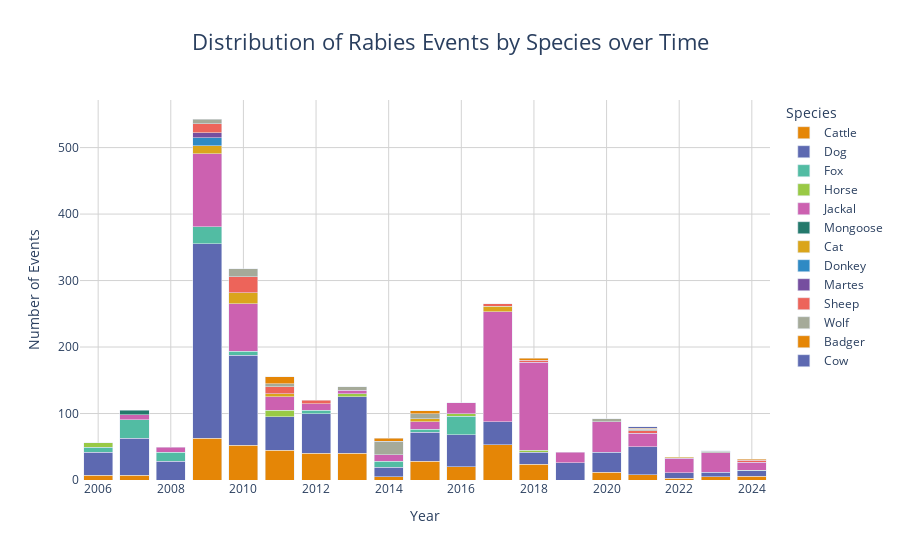

Notebook code for this chart:
### Markdown cell above
### Distribution of Rabies Events by Species over Time

### Code cell
# Count the number of events per year and species
events_per_year_species = df_rabies_raw.groupby(['Year', 'SpeciesNameEng']).size().reset_index(name='Counts')

# Create the stacked bar chart
fig = px.bar(events_per_year_species, 
             x='Year', 
             y='Counts', 
             color='SpeciesNameEng', 
             title='Distribution of Rabies Events by Species over Time',
             labels={'SpeciesNameEng': 'Species', 'Counts': 'Number of Events'},
             color_discrete_sequence=px.colors.qualitative.Vivid)

# Update layout
fig.update_layout(
    barmode='stack',
    xaxis_title='Year',
    yaxis_title='Number of Events',
    title_x=0.5,
    title_font=dict(size=22),
    legend_title_text='Species',
    plot_bgcolor='white',
    xaxis=dict(showgrid=True, gridcolor='lightgrey'),
    yaxis=dict(showgrid=True, gridcolor='lightgrey')
)

# Save the interactive plot to an HTML file
html_content = fig.to_html(include_plotlyjs='cdn', full_html=False)
minified_html = htmlmin.minify(html_content, remove_comments=True, reduce_empty_attributes=True)

with open("../assets/plots/interactive_distribution_rabies_events_by_species_over_time.html", "w") as f:
    f.write(minified_html)

# print("Interactive plot saved as HTML file.")

# Show the interactive plot
fig.show()

### Figure 1 — Plotly figure (JSON) as saved in the notebook; plotly's stock layout.template omitted (floating-point values rounded to 4 significant figures)
{"data": [{"alignmentgroup": "True", "hovertemplate": "Species=Cattle<br>Year=%{x}<br>Number of Events=%{y}<extra></extra>", "legendgroup": "Cattle", "marker": {"color": "rgb(229, 134, 6)", "pattern": {"shape": ""}}, "name": "Cattle", "offsetgroup": "Cattle", "orientation": "v", "showlegend": true, "textposition": "auto", "type": "bar", "x": [2006, 2007, 2009, 2010, 2011, 2012, 2013, 2014, 2015, 2016, 2017, 2018, 2020, 2021, 2022, 2023, 2024], "xaxis": "x", "y": [7, 7, 63, 52, 45, 40, 40, 5, 28, 20, 53, 24, 12, 8, 3, 5, 6], "yaxis": "y"}, {"alignmentgroup": "True", "hovertemplate": "Species=Dog<br>Year=%{x}<br>Number of Events=%{y}<extra></extra>", "legendgroup": "Dog", "marker": {"color": "rgb(93, 105, 177)", "pattern": {"shape": ""}}, "name": "Dog", "offsetgroup": "Dog", "orientation": "v", "showlegend": true, "textposition": "auto", "type": "bar", "x": [2006, 2007, 2008, 2009, 2010, 2011, 2012, 2013, 2014, 2015, 2016, 2017, 2018, 2019, 2020, 2021, 2022, 2023, 2024], "xaxis": "x", "y": [35, 56, 28, 292, 136, 50, 60, 85, 14, 44, 48, 35, 18, 26, 30, 42, 8, 7, 8], "yaxis": "y"}, {"alignmentgroup": "True", "hovertemplate": "Species=Fox<br>Year=%{x}<br>Number of Events=%{y}<extra></extra>", "legendgroup": "Fox", "marker": {"color": "rgb(82, 188, 163)", "pattern": {"shape": ""}}, "name": "Fox", "offsetgroup": "Fox", "orientation": "v", "showlegend": true, "textposition": "auto", "type": "bar", "x": [2006, 2007, 2008, 2009, 2010, 2012, 2014, 2015, 2016, 2024], "xaxis": "x", "y": [7, 28, 14, 26, 6, 5, 9, 4, 28, 1], "yaxis": "y"}, {"alignmentgroup": "True", "hovertemplate": "Species=Horse<br>Year=%{x}<br>Number of Events=%{y}<extra></extra>", "legendgroup": "Horse", "marker": {"color": "rgb(153, 201, 69)", "pattern": {"shape": ""}}, "name": "Horse", "offsetgroup": "Horse", "orientation": "v", "showlegend": true, "textposition": "auto", "type": "bar", "x": [2006, 2011, 2013, 2016, 2018], "xaxis": "x", "y": [7, 10, 5, 4, 3], "yaxis": "y"}, {"alignmentgroup": "True", "hovertemplate": "Species=Jackal<br>Year=%{x}<br>Number of Events=%{y}<extra></extra>", "legendgroup": "Jackal", "marker": {"color": "rgb(204, 97, 176)", "pattern": {"shape": ""}}, "name": "Jackal", "offsetgroup": "Jackal", "orientation": "v", "showlegend": true, "textposition": "auto", "type": "bar", "x": [2007, 2008, 2009, 2010, 2011, 2012, 2013, 2014, 2015, 2016, 2017, 2018, 2019, 2020, 2021, 2022, 2023, 2024], "xaxis": "x", "y": [7, 7, 110, 71, 20, 10, 5, 10, 12, 16, 165, 132, 16, 46, 20, 22, 29, 12], "yaxis": "y"}, {"alignmentgroup": "True", "hovertemplate": "Species=Mongoose<br>Year=%{x}<br>Number of Events=%{y}<extra></extra>", "legendgroup": "Mongoose", "marker": {"color": "rgb(36, 121, 108)", "pattern": {"shape": ""}}, "name": "Mongoose", "offsetgroup": "Mongoose", "orientation": "v", "showlegend": true, "textposition": "auto", "type": "bar", "x": [2007], "xaxis": "x", "y": [7], "yaxis": "y"}, {"alignmentgroup": "True", "hovertemplate": "Species=Cat<br>Year=%{x}<br>Number of Events=%{y}<extra></extra>", "legendgroup": "Cat", "marker": {"color": "rgb(218, 165, 27)", "pattern": {"shape": ""}}, "name": "Cat", "offsetgroup": "Cat", "orientation": "v", "showlegend": true, "textposition": "auto", "type": "bar", "x": [2009, 2010, 2011, 2015, 2017, 2022], "xaxis": "x", "y": [12, 17, 5, 4, 8, 1], "yaxis": "y"}, {"alignmentgroup": "True", "hovertemplate": "Species=Donkey<br>Year=%{x}<br>Number of Events=%{y}<extra></extra>", "legendgroup": "Donkey", "marker": {"color": "rgb(47, 138, 196)", "pattern": {"shape": ""}}, "name": "Donkey", "offsetgroup": "Donkey", "orientation": "v", "showlegend": true, "textposition": "auto", "type": "bar", "x": [2009], "xaxis": "x", "y": [12], "yaxis": "y"}, {"alignmentgroup": "True", "hovertemplate": "Species=Martes<br>Year=%{x}<br>Number of Events=%{y}<extra></extra>", "legendgroup": "Martes", "marker": {"color": "rgb(118, 78, 159)", "pattern": {"shape": ""}}, "name": "Martes", "offsetgroup": "Martes", "orientation": "v", "showlegend": true, "textposition": "auto", "type": "bar", "x": [2009], "xaxis": "x", "y": [7], "yaxis": "y"}, {"alignmentgroup": "True", "hovertemplate": "Species=Sheep<br>Year=%{x}<br>Number of Events=%{y}<extra></extra>", "legendgroup": "Sheep", "marker": {"color": "rgb(237, 100, 90)", "pattern": {"shape": ""}}, "name": "Sheep", "offsetgroup": "Sheep", "orientation": "v", "showlegend": true, "textposition": "auto", "type": "bar", "x": [2009, 2010, 2011, 2012, 2017, 2018, 2021, 2024], "xaxis": "x", "y": [14, 24, 10, 5, 4, 3, 4, 3], "yaxis": "y"}, {"alignmentgroup": "True", "hovertemplate": "Species=Wolf<br>Year=%{x}<br>Number of Events=%{y}<extra></extra>", "legendgroup": "Wolf", "marker": {"color": "rgb(165, 170, 153)", "pattern": {"shape": ""}}, "name": "Wolf", "offsetgroup": "Wolf", "orientation": "v", "showlegend": true, "textposition": "auto", "type": "bar", "x": [2009, 2010, 2011, 2013, 2014, 2015, 2020, 2021, 2023], "xaxis": "x", "y": [7, 12, 5, 5, 20, 8, 4, 2, 2], "yaxis": "y"}, {"alignmentgroup": "True", "hovertemplate": "Species=Badger<br>Year=%{x}<br>Number of Events=%{y}<extra></extra>", "legendgroup": "Badger", "marker": {"color": "rgb(229, 134, 6)", "pattern": {"shape": ""}}, "name": "Badger", "offsetgroup": "Badger", "orientation": "v", "showlegend": true, "textposition": "auto", "type": "bar", "x": [2011, 2014, 2015, 2018, 2021, 2023, 2024], "xaxis": "x", "y": [10, 5, 4, 3, 2, 1, 1], "yaxis": "y"}, {"alignmentgroup": "True", "hovertemplate": "Species=Cow<br>Year=%{x}<br>Number of Events=%{y}<extra></extra>", "legendgroup": "Cow", "marker": {"color": "rgb(93, 105, 177)", "pattern": {"shape": ""}}, "name": "Cow", "offsetgroup": "Cow", "orientation": "v", "showlegend": true, "textposition": "auto", "type": "bar", "x": [2021], "xaxis": "x", "y": [2], "yaxis": "y"}], "layout": {"barmode": "stack", "legend": {"title": {"text": "Species"}, "tracegroupgap": 0}, "plot_bgcolor": "white", "title": {"font": {"size": 22}, "text": "Distribution of Rabies Events by Species over Time", "x": 0.5}, "xaxis": {"anchor": "y", "domain": [0, 1], "gridcolor": "lightgrey", "showgrid": true, "title": {"text": "Year"}}, "yaxis": {"anchor": "x", "domain": [0, 1], "gridcolor": "lightgrey", "showgrid": true, "title": {"text": "Number of Events"}}}}
